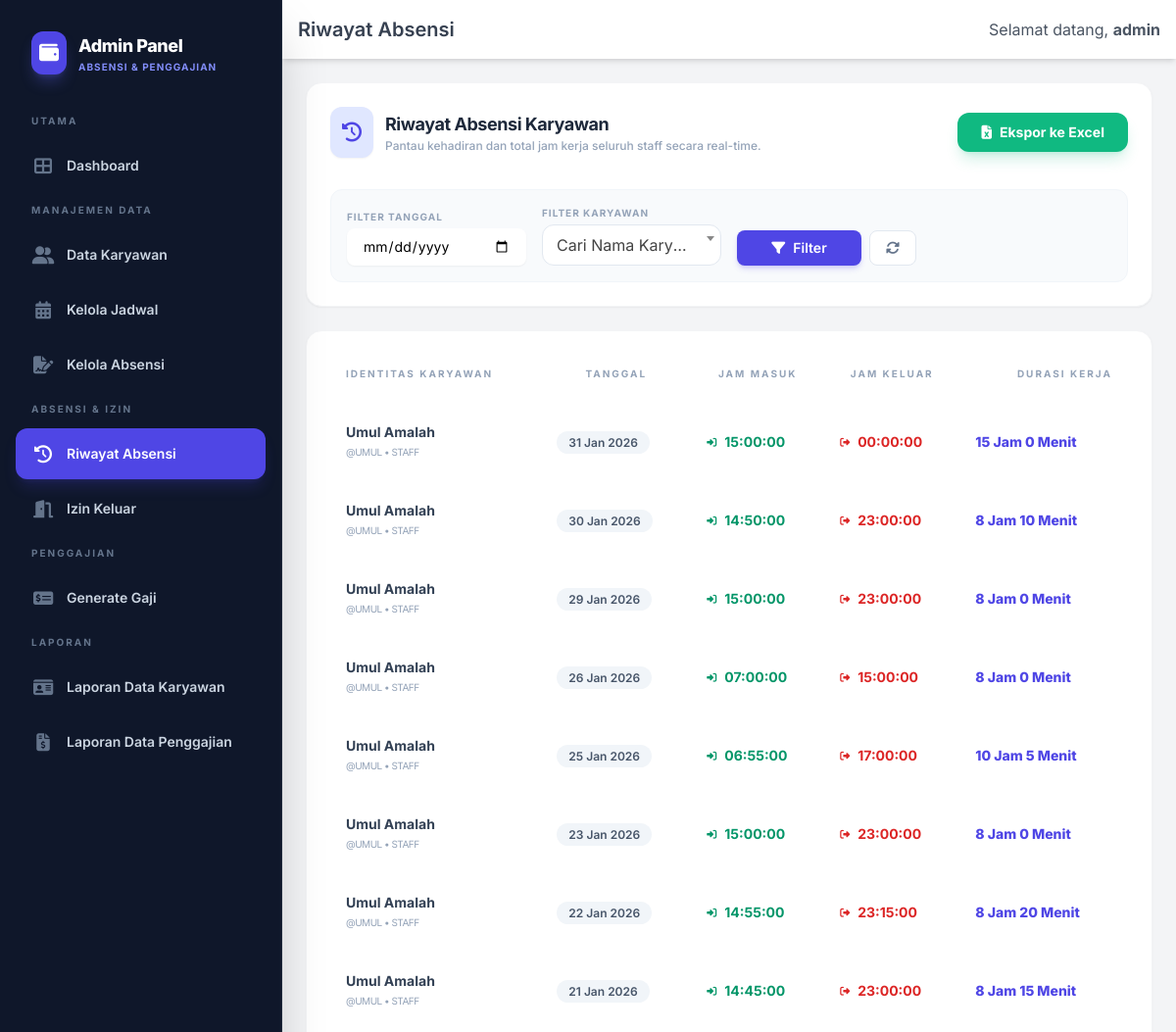
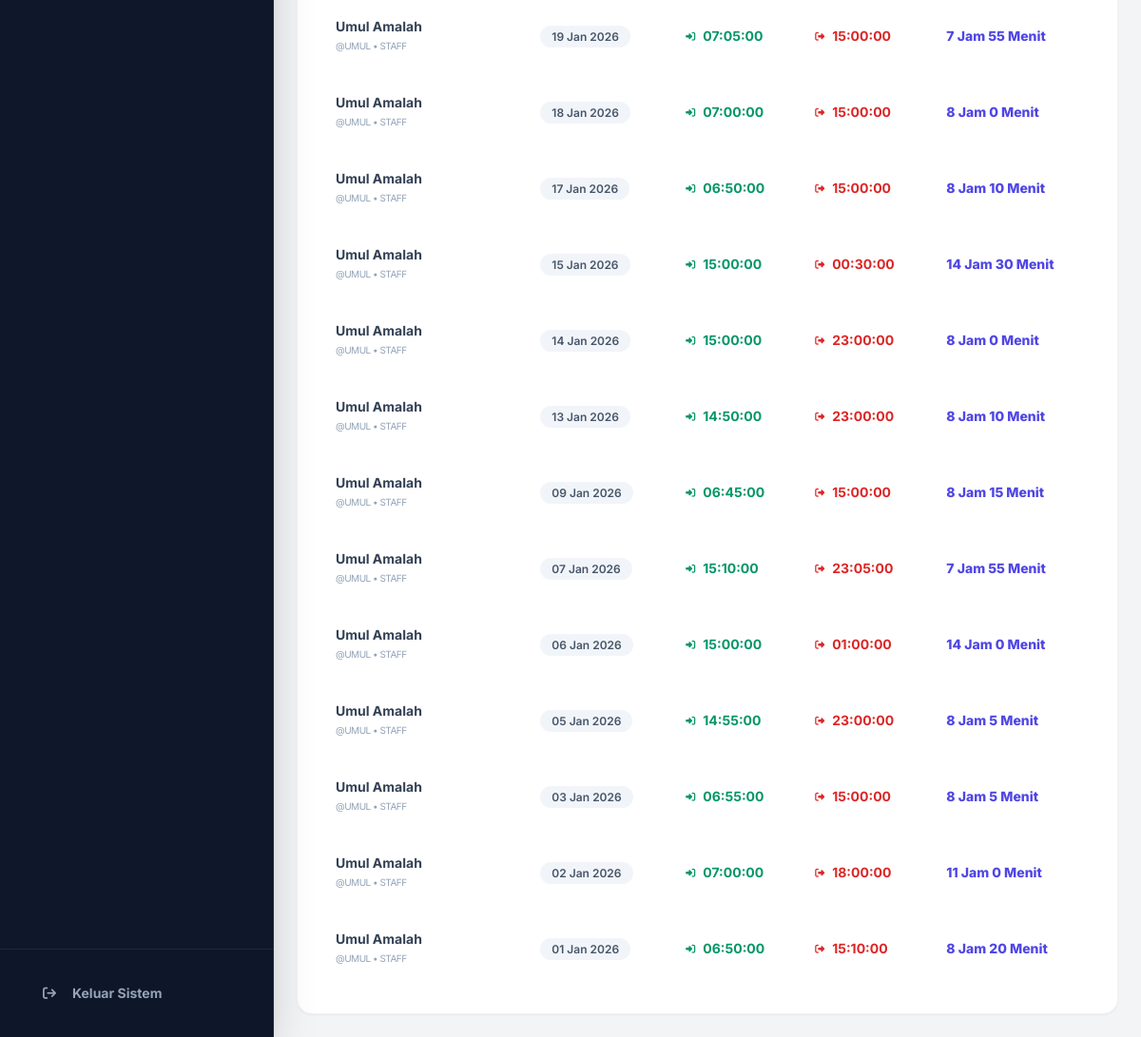
The page /admin/riwayat.php (signed in) on the database its author committed (2 pictures, top to bottom).
### tables this page shows
CREATE TABLE `absensi` (
  `id` int(11) NOT NULL,
  `id_karyawan` int(11) DEFAULT NULL,
  `id_jadwal` int(11) DEFAULT NULL,
  `tanggal` date NOT NULL,
  `jam_masuk` time DEFAULT NULL,
  `jam_keluar` time DEFAULT NULL,
  `status` enum('masuk','keluar','tidak_hadir','izin','sakit') DEFAULT 'tidak_hadir'
);

CREATE TABLE `karyawan` (
  `id` int(11) NOT NULL,
  `nik` varchar(20) NOT NULL,
  `nama` varchar(100) NOT NULL,
  `username` varchar(20) NOT NULL,
  `password` varchar(255) NOT NULL,
  `jabatan` varchar(50) DEFAULT NULL,
  `bagian` varchar(50) DEFAULT NULL,
  `gaji_pokok` decimal(15,2) DEFAULT 0.00,
  `tunjangan_tetap` decimal(15,2) DEFAULT 0.00
);

### admin/riwayat.php (the view, shortened to what this page needs)
<?php
include 'header.php';
$filter_tanggal = isset($_GET['tanggal']) ? sanitize($koneksi, $_GET['tanggal']) : '';
$filter_karyawan = isset($_GET['karyawan']) ? sanitize($koneksi, $_GET['karyawan']) : '';
$where_clause = "WHERE 1=1";
$query = "SELECT a.*, k.nama, k.username, k.jabatan FROM absensi a JOIN karyawan k ON a.id_karyawan = k.id $where_clause ORDER BY a.tanggal DESC, a.jam_masuk DESC";
$result = mysqli_query($koneksi, $query);
?>
<div class="space-y-6">
    <div class="bg-white p-6 rounded-2xl shadow-sm border border-gray-100">
        <div class="flex flex-col md:flex-row md:items-center justify-between gap-6 mb-8">
            <div class="flex items-center gap-3">
                <div class="bg-indigo-100 p-3 rounded-xl text-indigo-600 shadow-sm">
                    <i class="fas fa-clock-rotate-left text-xl"></i>
                </div>
                <div>
                    <h2 class="text-lg font-bold text-slate-800 tracking-tight">Riwayat Absensi Karyawan</h2>
                    <p class="text-xs text-slate-400 font-medium">Pantau kehadiran dan total jam kerja seluruh staff
                        secara real-time.</p>
                </div>
            </div>
            <div class="w-full md:w-auto">
                <a href="export.php?tanggal=<?= $filter_tanggal; ?>&karyawan=<?= $filter_karyawan; ?>"
                    class="flex items-center justify-center gap-2 bg-emerald-500 text-white py-2.5 px-6 rounded-xl hover:bg-emerald-600 transition shadow-lg shadow-emerald-500/20 text-sm font-bold active:scale-95">
                    <i class="fas fa-file-excel"></i>
                    <span>Ekspor ke Excel</span>
                </a>
            </div>
        </div>
        <form method="GET" action=""
            class="grid grid-cols-1 md:grid-cols-4 gap-4 items-end bg-slate-50 p-4 rounded-xl border border-slate-100">
            <div>
                <label class="block text-[10px]  font-bold text-slate-400 uppercase tracking-widest mb-1">Filter
                    Tanggal</label>
                <input type="date" name="tanggal" value="<?= $filter_tanggal; ?>"
                    class="block w-full py-2 px-4 rounded-lg border-slate-200 text-sm focus:ring-indigo-500 focus:border-indigo-500 shadow-sm">
            </div>
            <div>
                <label class="block text-[10px] font-bold text-slate-400 uppercase tracking-widest mb-1">Filter
                    Karyawan</label>
            </div>
            <div class="flex gap-2">
                <button type="submit"
                    class="flex-1 bg-indigo-600 text-white py-2 px-4 rounded-lg hover:bg-indigo-700 transition font-semibold text-sm shadow-md shadow-indigo-600/20">
                    <i class="fas fa-filter mr-2"></i>Filter
                </button>
                <a href="riwayat.php"
                    class="bg-white border border-slate-200 text-slate-500 py-2 px-4 rounded-lg hover:bg-slate-100 transition text-sm flex items-center justify-center">
                    <i class="fas fa-sync-alt"></i>
                </a>
            </div>
        </form>
    </div>
    <div class="bg-white p-6 rounded-2xl shadow-sm border border-gray-100">
        <div class="overflow-x-auto">
            <table class="w-full text-sm text-left border-separate border-spacing-y-2" id="riwayatTable">
                <thead>
                    <tr class="text-[10px] text-slate-400 uppercase tracking-[0.2em]">
                        <th class="pb-4 px-4 font-bold">Identitas Karyawan</th>
                        <th class="pb-4 px-4 font-bold text-center">Tanggal</th>
                        <th class="pb-4 px-4 font-bold text-center">Jam Masuk</th>
                        <th class="pb-4 px-4 font-bold text-center">Jam Keluar</th>
                        <th class="pb-4 px-4 font-bold text-right">Durasi Kerja</th>
                    </tr>
                </thead>
                <tbody>
                    <?php while ($row = mysqli_fetch_assoc($result)) :
                        $total_jam_kerja = '-';
                        if ($row['jam_masuk'] && $row['jam_keluar']) {
                            $jam_masuk = new DateTime($row['jam_masuk']);
                            $jam_keluar = new DateTime($row['jam_keluar']);
                            $durasi = $jam_masuk->diff($jam_keluar);
                            $total_jam_kerja = $durasi->format('%h Jam %i Menit');
                        }
                    ?>
                        <tr class="group hover:bg-slate-50 transition-all duration-200 border-b border-gray-50">
                            <td class="py-4 px-4">
                                <div class="flex flex-col">
                                    <span class="font-bold text-slate-700"><?= htmlspecialchars($row['nama']); ?></span>
                                    <span
                                        class="text-[10px] text-slate-400 uppercase tracking-tighter">@<?= htmlspecialchars($row['username']); ?>
                                        • <?= $row['jabatan'] ?></span>
                                </div>
                            </td>
                            <td class="py-4 px-4 ">
                                <span class="bg-slate-100 text-slate-600 px-3 py-1 rounded-full text-xs font-semibold">
                                    <?= date('d M Y', strtotime($row['tanggal'])); ?>
                                </span>
                            </td>
                            <td class="py-4 px-4 ">
                                <div class="flex items-center gap-2 text-emerald-600 font-bold">
                                    <i class="fas fa-sign-in-alt text-[10px]"></i>
                                    <?= $row['jam_masuk']; ?>
                                </div>
                            </td>
                            <td class="py-4 px-4 ">
                                <div
                                    class="flex items-center gap-2 <?= $row['jam_keluar'] ? 'text-red-600 font-bold' : 'text-slate-300 italic text-xs' ?>">
                                    <i class="fas fa-sign-out-alt text-[10px]"></i>
                                    <?= $row['jam_keluar'] ?? 'Belum Keluar'; ?>
                                </div>
                            </td>
                            <td class="py-4 px-4">
                                <span class="text-indigo-600 font-extrabold text-sm">
                                    <?= $total_jam_kerja; ?>
                                </span>
                            </td>
                        </tr>
                    <?php endwhile; ?>
                </tbody>
            </table>
        </div>
    </div>
</div>
<?php include 'footer.php'; ?>

### admin/header.php (style rules this page uses)
body { font-family: 'Inter', sans-serif; }

### rows shown on the page
absensi: id_karyawan.nama "Umul Amalah", id_karyawan.username "UMUL", id_karyawan.jabatan "STAFF", tanggal "31 Jan 2026", jam_masuk "15:00:00", jam_keluar "00:00:00", total_jam_kerja "15 Jam 0 Menit"
absensi: id_karyawan.nama "Umul Amalah", id_karyawan.username "UMUL", id_karyawan.jabatan "STAFF", tanggal "30 Jan 2026", jam_masuk "14:50:00", jam_keluar "23:00:00", total_jam_kerja "8 Jam 10 Menit"
absensi: id_karyawan.nama "Umul Amalah", id_karyawan.username "UMUL", id_karyawan.jabatan "STAFF", tanggal "29 Jan 2026", jam_masuk "15:00:00", jam_keluar "23:00:00", total_jam_kerja "8 Jam 0 Menit"
absensi: id_karyawan.nama "Umul Amalah", id_karyawan.username "UMUL", id_karyawan.jabatan "STAFF", tanggal "26 Jan 2026", jam_masuk "07:00:00", jam_keluar "15:00:00", total_jam_kerja "8 Jam 0 Menit"
absensi: id_karyawan.nama "Umul Amalah", id_karyawan.username "UMUL", id_karyawan.jabatan "STAFF", tanggal "25 Jan 2026", jam_masuk "06:55:00", jam_keluar "17:00:00", total_jam_kerja "10 Jam 5 Menit"
absensi: id_karyawan.nama "Umul Amalah", id_karyawan.username "UMUL", id_karyawan.jabatan "STAFF", tanggal "23 Jan 2026", jam_masuk "15:00:00", jam_keluar "23:00:00", total_jam_kerja "8 Jam 0 Menit"
absensi: id_karyawan.nama "Umul Amalah", id_karyawan.username "UMUL", id_karyawan.jabatan "STAFF", tanggal "22 Jan 2026", jam_masuk "14:55:00", jam_keluar "23:15:00", total_jam_kerja "8 Jam 20 Menit"
absensi: id_karyawan.nama "Umul Amalah", id_karyawan.username "UMUL", id_karyawan.jabatan "STAFF", tanggal "21 Jan 2026", jam_masuk "14:45:00", jam_keluar "23:00:00", total_jam_kerja "8 Jam 15 Menit"
absensi: id_karyawan.nama "Umul Amalah", id_karyawan.username "UMUL", id_karyawan.jabatan "STAFF", tanggal "19 Jan 2026", jam_masuk "07:05:00", jam_keluar "15:00:00", total_jam_kerja "7 Jam 55 Menit"
absensi: id_karyawan.nama "Umul Amalah", id_karyawan.username "UMUL", id_karyawan.jabatan "STAFF", tanggal "18 Jan 2026", jam_masuk "07:00:00", jam_keluar "15:00:00", total_jam_kerja "8 Jam 0 Menit"
absensi: id_karyawan.nama "Umul Amalah", id_karyawan.username "UMUL", id_karyawan.jabatan "STAFF", tanggal "17 Jan 2026", jam_masuk "06:50:00", jam_keluar "15:00:00", total_jam_kerja "8 Jam 10 Menit"
absensi: id_karyawan.nama "Umul Amalah", id_karyawan.username "UMUL", id_karyawan.jabatan "STAFF", tanggal "15 Jan 2026", jam_masuk "15:00:00", jam_keluar "00:30:00", total_jam_kerja "14 Jam 30 Menit"
absensi: id_karyawan.nama "Umul Amalah", id_karyawan.username "UMUL", id_karyawan.jabatan "STAFF", tanggal "14 Jan 2026", jam_masuk "15:00:00", jam_keluar "23:00:00", total_jam_kerja "8 Jam 0 Menit"
absensi: id_karyawan.nama "Umul Amalah", id_karyawan.username "UMUL", id_karyawan.jabatan "STAFF", tanggal "13 Jan 2026", jam_masuk "14:50:00", jam_keluar "23:00:00", total_jam_kerja "8 Jam 10 Menit"
absensi: id_karyawan.nama "Umul Amalah", id_karyawan.username "UMUL", id_karyawan.jabatan "STAFF", tanggal "09 Jan 2026", jam_masuk "06:45:00", jam_keluar "15:00:00", total_jam_kerja "8 Jam 15 Menit"
absensi: id_karyawan.nama "Umul Amalah", id_karyawan.username "UMUL", id_karyawan.jabatan "STAFF", tanggal "07 Jan 2026", jam_masuk "15:10:00", jam_keluar "23:05:00", total_jam_kerja "7 Jam 55 Menit"
absensi: id_karyawan.nama "Umul Amalah", id_karyawan.username "UMUL", id_karyawan.jabatan "STAFF", tanggal "06 Jan 2026", jam_masuk "15:00:00", jam_keluar "01:00:00", total_jam_kerja "14 Jam 0 Menit"
absensi: id_karyawan.nama "Umul Amalah", id_karyawan.username "UMUL", id_karyawan.jabatan "STAFF", tanggal "05 Jan 2026", jam_masuk "14:55:00", jam_keluar "23:00:00", total_jam_kerja "8 Jam 5 Menit"
absensi: id_karyawan.nama "Umul Amalah", id_karyawan.username "UMUL", id_karyawan.jabatan "STAFF", tanggal "03 Jan 2026", jam_masuk "06:55:00", jam_keluar "15:00:00", total_jam_kerja "8 Jam 5 Menit"
absensi: id_karyawan.nama "Umul Amalah", id_karyawan.username "UMUL", id_karyawan.jabatan "STAFF", tanggal "02 Jan 2026", jam_masuk "07:00:00", jam_keluar "18:00:00", total_jam_kerja "11 Jam 0 Menit"
absensi: id_karyawan.nama "Umul Amalah", id_karyawan.username "UMUL", id_karyawan.jabatan "STAFF", tanggal "01 Jan 2026", jam_masuk "06:50:00", jam_keluar "15:10:00", total_jam_kerja "8 Jam 20 Menit"

### other values the page prints
$page_title "Riwayat Absensi"
$admin_username "admin"
